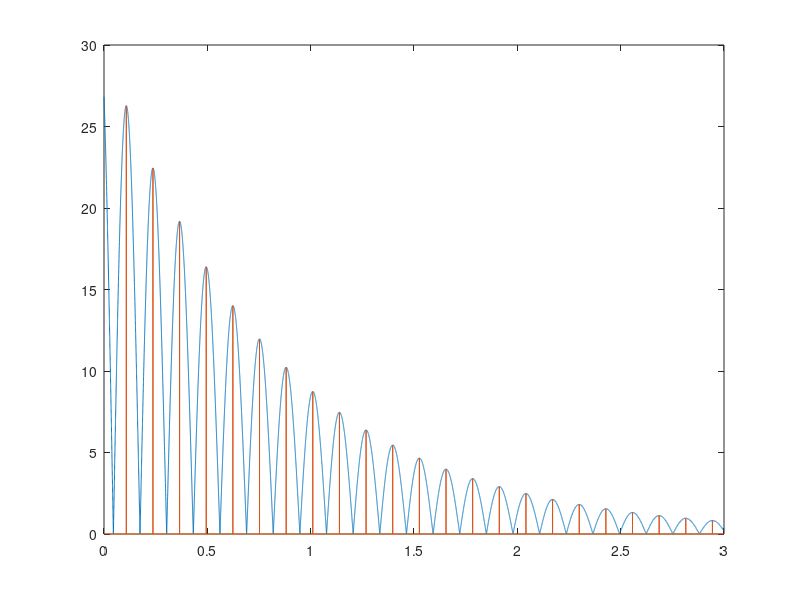

Write MATLAB code to recreate this figure.
%% Importing experiment data & estimation
load("data/hub_test.mat");
t = hub_test.time;
theta_b = abs(hub_test.signals(1).values());
prev = theta_b(1);
dir = 0;
count = 1;
peaks = [];
times = [];
visual = zeros(size(t));
for i=2:size(t)
    now = theta_b(i);
    if dir == 1 && now < prev
        % record peak
        peaks(count) = theta_b(i-1);
        times(count) = t(i-1);
        count = count + 1;
        dir = -1;
        visual(i) = theta_b(i);
    elseif dir == -1 && now > prev
        dir = 1;
    elseif dir == 0
        if prev < now
            dir = 1;
        else
            dir = -1;
        end
    end
    prev = now;
end

%% Plot detected peaks
figure
plot(t, abs(theta_b))
hold on
plot(t, visual)

%% Linear Regression
Y = transpose(log(peaks));
PHI = zeros(count-1,2);
for i=1:count-1
    PHI(i, 1) = i;
    PHI(i, 2) = 1;
end
THETA_HAT = (transpose(PHI)*PHI)\transpose(PHI)*Y;
psi_hat = abs(THETA_HAT(1,1));
delta_hat = psi_hat / sqrt(pi^2 + psi_hat^2);
count2 = 1;
Tk = [];
for i=2:count-1
    Tk(count2) = times(i) - times(i-1);
    count2 = count2 + 1;
end
for i=1:count2-1
    Tk(i) = pi/Tk(i);
end
w_hat = 1/count * sum(Tk);
wn_hat = w_hat / sqrt(1-delta_hat^2);
est_par.k  = abs(mld.Jb*wn_hat^2);
est_par.Bb = 2*sqrt(mld.Jb*est_par.k)*delta_hat;

%% Workspace cleanup
clear i;
clear t;
clear theta_b;
clear prev;
clear now;
clear dir;
clear visual;
clear Y;
clear PHI;
clear THETA_HAT;
clear count;
clear peaks;
clear count2;
clear Tk;
clear times;
clear delta_hat;
clear w_hat;
clear wn_hat;
clear psi_hat;
